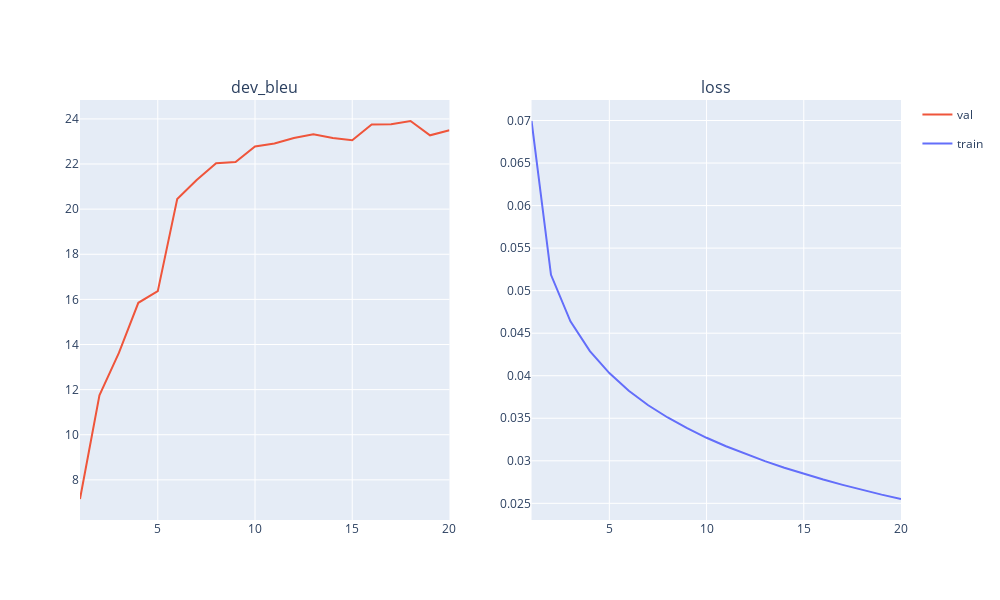

Notebook source saved alongside this figure:
### Code cell
att_plotter = Plotter(bound_history=att_state.load_history())
att_plotter.plot()
clear_output()
att_plotter.draw_no_widget()

### Figure 1 — Plotly figure (JSON) as saved in the notebook; plotly's stock layout.template omitted (floating-point values rounded to 4 significant figures)
{"data": [{"hovertemplate": "phase=val<br>epoch=%{x}<br>dev_bleu=%{y}<extra></extra>", "legendgroup": "val", "marker": {"color": "#EF553B", "symbol": "circle"}, "mode": "lines", "name": "val", "orientation": "v", "showlegend": true, "type": "scatter", "x": [1, 2, 3, 4, 5, 6, 7, 8, 9, 10, 11, 12, 13, 14, 15, 16, 17, 18, 19, 20], "xaxis": "x", "y": [7.151, 11.75, 13.63, 15.85, 16.36, 20.44, 21.29, 22.04, 22.09, 22.77, 22.91, 23.16, 23.32, 23.16, 23.06, 23.76, 23.76, 23.91, 23.27, 23.5], "yaxis": "y"}, {"hovertemplate": "phase=train<br>epoch=%{x}<br>loss=%{y}<extra></extra>", "legendgroup": "train", "marker": {"color": "#636efa", "symbol": "circle"}, "mode": "lines", "name": "train", "orientation": "v", "showlegend": true, "type": "scatter", "x": [1, 2, 3, 4, 5, 6, 7, 8, 9, 10, 11, 12, 13, 14, 15, 16, 17, 18, 19, 20], "xaxis": "x2", "y": [0.06994, 0.05187, 0.04639, 0.0429, 0.04031, 0.03823, 0.03653, 0.03509, 0.03383, 0.03271, 0.03171, 0.0308, 0.02996, 0.02918, 0.02847, 0.0278, 0.02717, 0.02657, 0.02602, 0.02551], "yaxis": "y2"}], "layout": {"annotations": [{"font": {"size": 16}, "showarrow": false, "text": "dev_bleu", "x": 0.225, "xanchor": "center", "xref": "paper", "y": 1, "yanchor": "bottom", "yref": "paper"}, {"font": {"size": 16}, "showarrow": false, "text": "loss", "x": 0.775, "xanchor": "center", "xref": "paper", "y": 1, "yanchor": "bottom", "yref": "paper"}], "height": 600, "showlegend": true, "width": 1000, "xaxis": {"anchor": "y", "domain": [0, 0.45]}, "xaxis2": {"anchor": "y2", "domain": [0.55, 1]}, "yaxis": {"anchor": "x", "domain": [0, 1]}, "yaxis2": {"anchor": "x2", "domain": [0, 1]}}}
